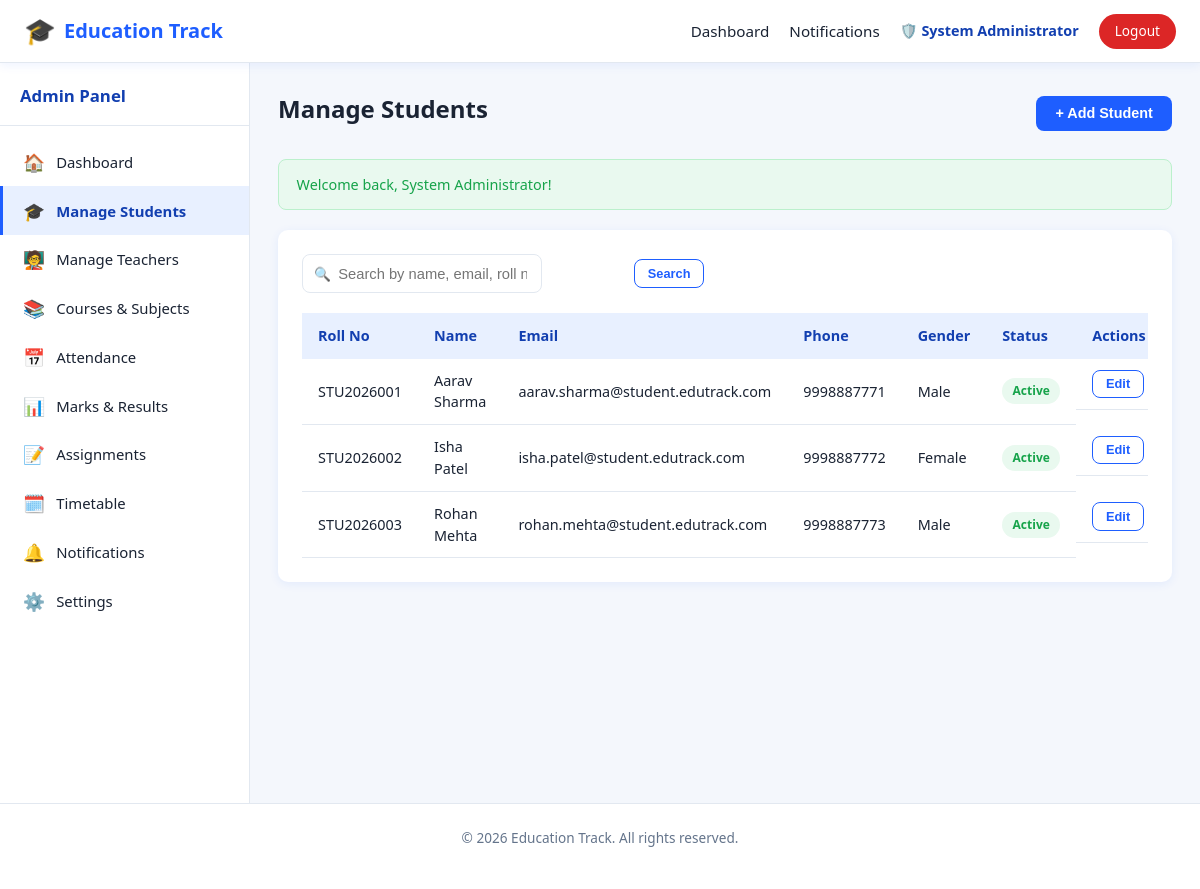
The app's page /admin/students.php (signed in) with its own data.
### tables this page shows
CREATE TABLE students (
    id INT AUTO_INCREMENT PRIMARY KEY,
    roll_no VARCHAR(30) NOT NULL UNIQUE,
    full_name VARCHAR(100) NOT NULL,
    email VARCHAR(100) NOT NULL UNIQUE,
    password VARCHAR(255) NOT NULL,
    phone VARCHAR(20),
    dob DATE,
    gender ENUM('Male','Female','Other'),
    address VARCHAR(255),
    profile_image VARCHAR(255) DEFAULT 'default.png',
    status ENUM('active','inactive') DEFAULT 'active',
    created_at TIMESTAMP DEFAULT CURRENT_TIMESTAMP
);

### includes/session.php (called while the page is built, shortened)
<?php
function getFlash(): array
{
    $flash = $_SESSION['flash'] ?? [];
    return $flash;
}
function sanitize(string $value): string
{
    return htmlspecialchars(trim($value), ENT_QUOTES, 'UTF-8');
}

### admin/students.php (the view, shortened to what this page needs)
<?php
require_once __DIR__ . '/../includes/session.php';
$pdo = getDBConnection();
$search = trim($_GET['search'] ?? '');
$sql = 'SELECT * FROM students WHERE 1=1';
$params = [];
$sql .= ' ORDER BY created_at DESC';
$stmt = $pdo->prepare($sql);
$stmt->execute($params);
$students = $stmt->fetchAll();
$flash = getFlash();
require_once __DIR__ . '/../includes/header.php';
require_once __DIR__ . '/../includes/navbar.php';
?>
<div class="app-layout">
    <?php $sidebarType = 'admin'; $activePage = 'students'; require __DIR__ . '/../includes/sidebar.php'; ?>
    <main class="main-content">
        <div class="page-header">
            <h1>Manage Students</h1>
            <button class="btn btn-primary" data-modal-target="#studentModal" onclick="openStudentModal()">+ Add Student</button>
        </div>
        <?php if (!empty($flash['success'])): ?><div class="alert alert-success" data-autohide><?= sanitize($flash['success']) ?></div><?php endif; ?>
        <div class="card">
            <form method="GET" class="filter-bar">
                <div class="search-box">
                    <input type="text" name="search" class="form-control" placeholder="Search by name, email, roll no..." value="<?= sanitize($search) ?>">
                </div>
                <button type="submit" class="btn btn-secondary btn-sm">Search</button>
            </form>
            <?php if (empty($students)): ?>
                <div class="empty-state"><div class="icon">🎓</div>No students found.</div>
            <?php else: ?>
                <div class="table-wrap">
                    <table>
                        <thead><tr><th>Roll No</th><th>Name</th><th>Email</th><th>Phone</th><th>Gender</th><th>Status</th><th>Actions</th></tr></thead>
                        <tbody>
                        <?php foreach ($students as $s): ?>
                            <tr>
                                <td><?= sanitize($s['roll_no']) ?></td>
                                <td><?= sanitize($s['full_name']) ?></td>
                                <td><?= sanitize($s['email']) ?></td>
                                <td><?= sanitize($s['phone']) ?></td>
                                <td><?= sanitize($s['gender']) ?></td>
                                <td><span class="badge <?= $s['status'] === 'active' ? 'badge-success' : 'badge-danger' ?>"><?= ucfirst($s['status']) ?></span></td>
                                <td class="table-actions">
                                    <button class="btn btn-secondary btn-sm" onclick='openStudentModal(<?= json_encode($s) ?>)'>Edit</button>
                                </td>
                            </tr>
                        <?php endforeach; ?>
                        </tbody>
                    </table>
                </div>
            <?php endif; ?>
        </div>
    </main>
</div>
<?php
require_once __DIR__ . '/../includes/footer.php';
?>

### assets/css/style.css (style rules this page uses)
:root { --primary: #1e5eff; --primary-dark: #123fb0; --primary-light: #e8f0ff; --secondary: #0ea5e9; --accent: #ffb020; --success: #16a34a; --success-bg: #e9f9ef; --danger: #dc2626; --danger-bg: #fdecec; --warning: #d97706; --warning-bg: #fff7e6; --text-dark: #1a2333; --text-muted: #64748b; --white: #ffffff; --bg-light: #f4f7fc; --border: #e2e8f0; --radius: 10px; --shadow: 0 2px 10px rgba(30, 94, 255, 0.08); --shadow-lg: 0 8px 30px rgba(30, 94, 255, 0.12); --sidebar-width: 250px; }
* { box-sizing: border-box; }
html, body { margin: 0; padding: 0; font-family: 'Segoe UI', Roboto, Helvetica, Arial, sans-serif; background: var(--bg-light); color: var(--text-dark); line-height: 1.5; }
h1, h2, h3, h4 { margin: 0 0 .5rem; color: var(--text-dark); }
.app-layout { display: flex; min-height: calc(100vh - 60px); max-width: 1500px; margin: 0 auto; }
.main-content { flex: 1; padding: 1.75rem; min-width: 0; }
.page-header { display: flex; justify-content: space-between; align-items: center; flex-wrap: wrap; gap: .75rem; margin-bottom: 1.5rem; }
.page-header h1 { font-size: 1.5rem; }
.btn { display: inline-flex; align-items: center; justify-content: center; gap: .4rem; padding: .6rem 1.2rem; border-radius: 8px; border: none; font-weight: 600; font-size: .9rem; cursor: pointer; transition: transform .1s, box-shadow .15s, background .15s; }
.btn-primary { background: var(--primary); color: var(--white); }
.btn-secondary { background: var(--white); color: var(--primary); border: 1px solid var(--primary); }
.btn-sm { padding: .35rem .8rem; font-size: .8rem; }
.card { background: var(--white); border-radius: var(--radius); box-shadow: var(--shadow); padding: 1.5rem; margin-bottom: 1.5rem; }
.table-wrap { overflow-x: auto; }
table { width: 100%; border-collapse: collapse; font-size: .9rem; }
thead th { text-align: left; background: var(--primary-light); color: var(--primary-dark); padding: .75rem 1rem; font-weight: 700; white-space: nowrap; }
tbody td { padding: .7rem 1rem; border-bottom: 1px solid var(--border); }
.badge { display: inline-block; padding: .25rem .65rem; border-radius: 20px; font-size: .75rem; font-weight: 700; }
.badge-success { background: var(--success-bg); color: var(--success); }
.table-actions { display: flex; gap: .4rem; }
.form-control { width: 100%; padding: .65rem .85rem; border: 1px solid var(--border); border-radius: 8px; font-size: .92rem; background: var(--white); color: var(--text-dark); transition: border-color .15s, box-shadow .15s; }
.alert { padding: .85rem 1.1rem; border-radius: 8px; margin-bottom: 1.25rem; font-size: .9rem; font-weight: 500; }
.alert-success { background: var(--success-bg); color: var(--success); border: 1px solid #bbf0cc; }

### assets/css/admin.css (style rules this page uses)
.filter-bar { display: flex; gap: .75rem; flex-wrap: wrap; margin-bottom: 1.25rem; align-items: center; }
.filter-bar .form-control { max-width: 240px; }
.search-box { position: relative; flex: 1; min-width: 200px; max-width: 320px; }
.search-box input { padding-left: 2.2rem; }
.search-box::before { content: '🔍'; position: absolute; left: .75rem; top: 50%; transform: translateY(-50%); font-size: .85rem; }

### records on screen
students: roll_no "STU2026001", full_name "Aarav Sharma", email "aarav.sharma@student.edutrack.com", phone "9998887771", gender "Male", status "Active"
students: roll_no "STU2026002", full_name "Isha Patel", email "isha.patel@student.edutrack.com", phone "9998887772", gender "Female", status "Active"
students: roll_no "STU2026003", full_name "Rohan Mehta", email "rohan.mehta@student.edutrack.com", phone "9998887773", gender "Male", status "Active"

### other values on screen
currentAdminName() "System Administrator"
$link['icon'] "🏠"
$link['label'] "Dashboard"
$link['icon'] "🎓"
$link['label'] "Manage Students"
$link['icon'] "🧑‍🏫"
$link['label'] "Manage Teachers"
$link['icon'] "📚"
$link['label'] "Courses & Subjects"
$link['icon'] "📅"
$link['label'] "Attendance"
$link['icon'] "📊"
$link['label'] "Marks & Results"
$link['icon'] "📝"
$link['label'] "Assignments"
